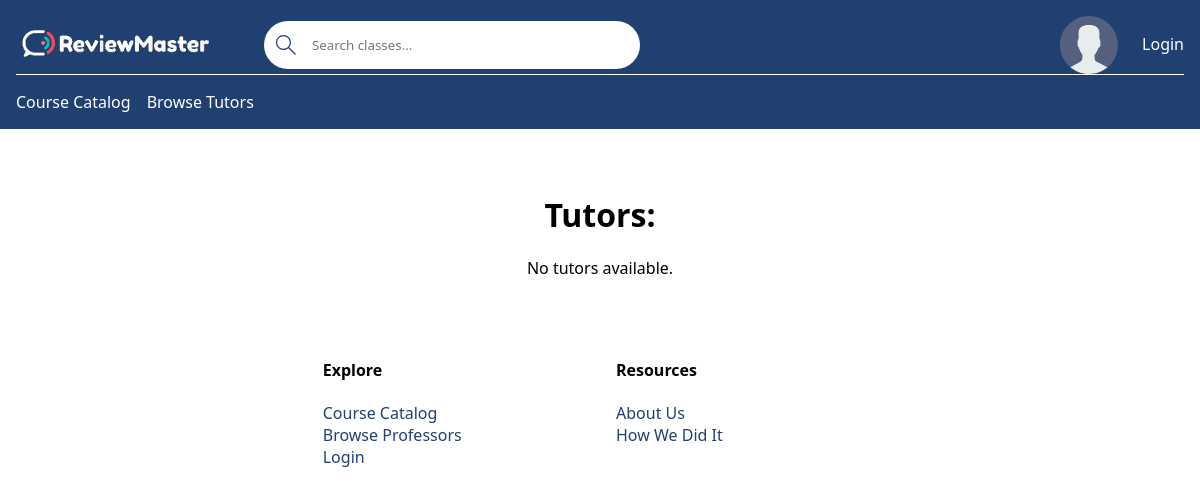
Before: /tutor-list/ with the older database file.
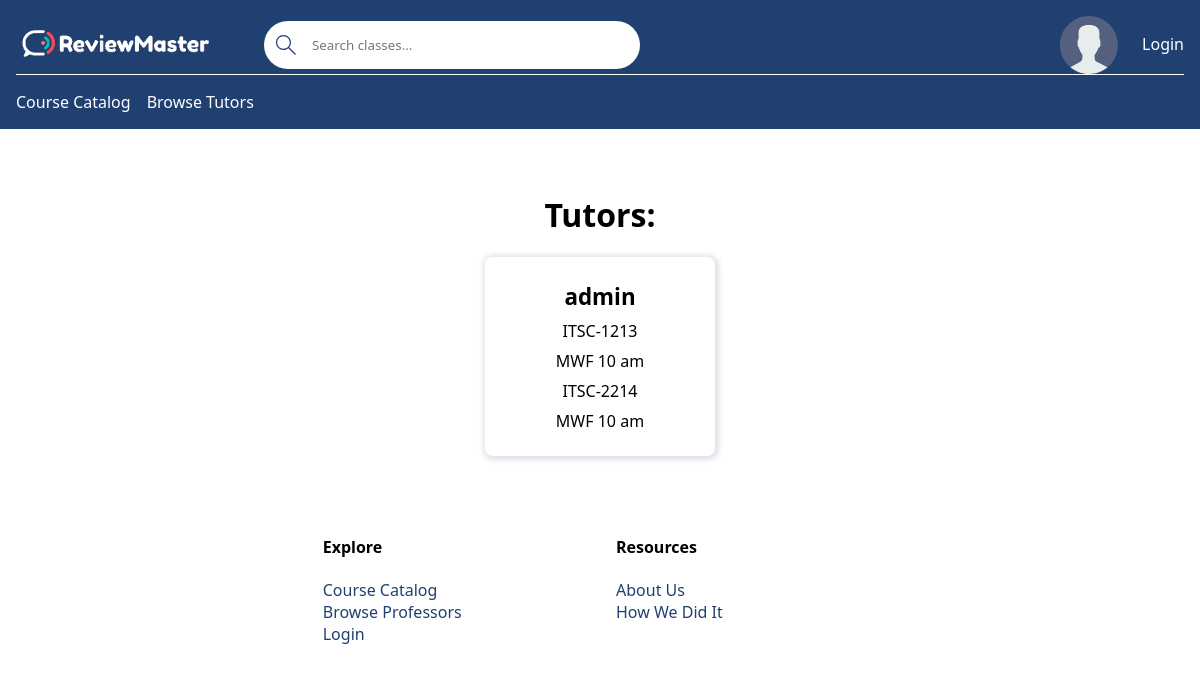
After: the same page with the newer database file.
### base/models.py (models this page shows)
class Tutor(models.Model):
    avatar = models.ImageField(null=True, default='avatar.svg')
    verified = models.BooleanField(default=False)
    available = models.TextField(default=False, null=True)
    user_account = models.OneToOneField(User, on_delete=models.CASCADE)
    def __str__(self):
        if self.user_account and self.user_account.first_name and self.user_account.last_name:
            return f'{self.user_account.first_name} {self.user_account.last_name}'
        elif self.user_account and self.user_account.first_name:
            return f'{self.user_account.first_name}'
        else:
            return f'{self.user_account}'

class Course(models.Model):
    name = models.CharField(max_length=200)  # Ex: Software Engineering
    department = models.ForeignKey(Department, null=True, on_delete=models.SET_NULL)
    number = models.IntegerField(null=False)
    students = models.ManyToManyField(User, related_name='students', blank=True)
    professor = models.ForeignKey(Professor, related_name='professor', on_delete=models.SET_NULL, default=None, null=True)
    section_number = models.IntegerField(null=True)
    tutor = models.ManyToManyField(Tutor, related_name='course', blank=True)
    pending_tutor = models.ManyToManyField(Tutor, related_name='courses', blank=True)
    credit_hours = models.IntegerField()
    class Meta:
        ordering = ['department', 'number']  # Order by department, number, and section number.
        unique_together = ('department', 'number', 'section_number')
    def __str__(self):
        return f'{self.department}-{self.number}'  # Calling will return DEPT-####

class Department(models.Model):
    name = models.CharField(max_length=4)  # EX: ITSC, MATH, ITIS, etc
    def __str__(self):
        return self.name  # Calling Department will return name

### base/views/views_tutor.py (the view)
# urls.py: path('tutor-list/', tutor_list, name = "tutor-list"),
def tutor_list(request):
    tutors = Tutor.objects.filter(verified=True)
    context = {
        'tutors': tutors
    }
    return render(request, 'base/tutor/tutor_list.html', context)

### base/templates/base/tutor/tutor_list.html
{% extends 'main.html' %}
{% block content %}
<main class="tutor-page">
    <h1>Tutors:</h1>
    <div class="card-list">
        {% for tutor in tutors %}
            <div class="card-item">
                <p class="card-name">{{ tutor }}</p>
                {% for course in tutor.course.all %}
                    <p class="class-name">{{ course }}</p>
                    <p>{{ tutor.available }}</p>
                {% endfor %}
            </div>
        {% endfor %}
        {% if tutors.count == 0 %}
            <p>No tutors available.</p>
        {% endif %}
    </div>
</main>
{% endblock content %}

Changed rows visible on the page:
added Tutor: user_account.username "admin", available "MWF 10 am"
now on this page (row edited): Course: department+number "ITSC-1213"
now on this page (row edited): Course: department+number "ITSC-2214"
Other visible differences:
text no longer shown: "No tutors available."
